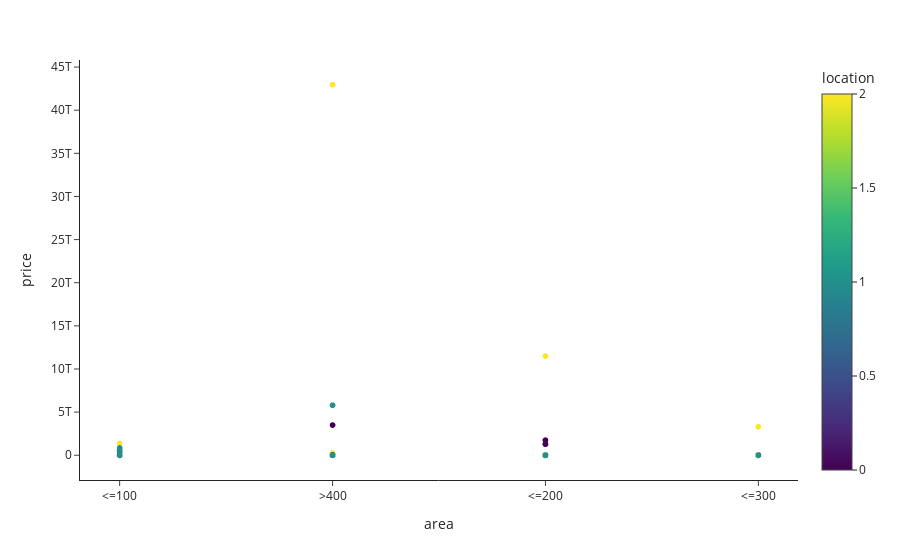

Notebook code for this chart:
### Code cell
fig = px.scatter(cp_df, x="area", y="price", color="location")
fig.show()

### Figure 1 — Plotly figure (JSON) as saved in the notebook; plotly's stock layout.template omitted (floating-point values rounded to 4 significant figures; data arrays with more than 128 entries replaced by an {"elided": "..."} marker saying what was removed)
{"data": [{"hovertemplate": "area=%{x}<br>price=%{y}<br>location=%{marker.color}<extra></extra>", "legendgroup": "", "marker": {"color": {"elided": "5992 int values"}, "coloraxis": "coloraxis", "symbol": "circle"}, "mode": "markers", "name": "", "showlegend": false, "type": "scattergl", "x": {"elided": "5992 str values"}, "xaxis": "x", "y": {"elided": "5992 int values"}, "yaxis": "y"}], "layout": {"coloraxis": {"colorbar": {"title": {"text": "location"}}, "colorscale": [[0, "#440154"], [0.1111, "#482878"], [0.2222, "#3e4989"], [0.3333, "#31688e"], [0.4444, "#26828e"], [0.5556, "#1f9e89"], [0.6667, "#35b779"], [0.7778, "#6ece58"], [0.8889, "#b5de2b"], [1, "#fde725"]]}, "legend": {"tracegroupgap": 0}, "margin": {"t": 60}, "xaxis": {"anchor": "y", "domain": [0, 1], "title": {"text": "area"}}, "yaxis": {"anchor": "x", "domain": [0, 1], "title": {"text": "price"}}}}
